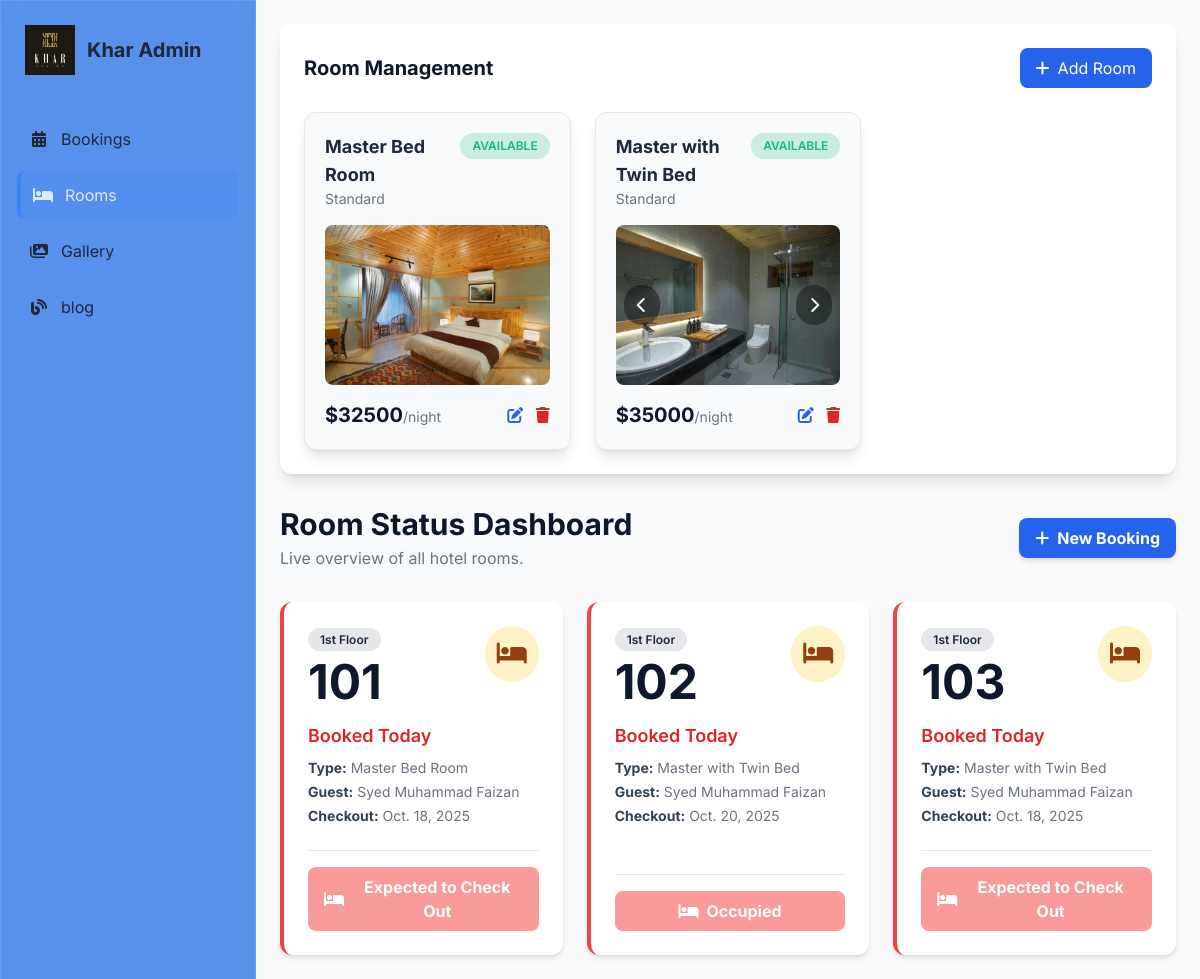
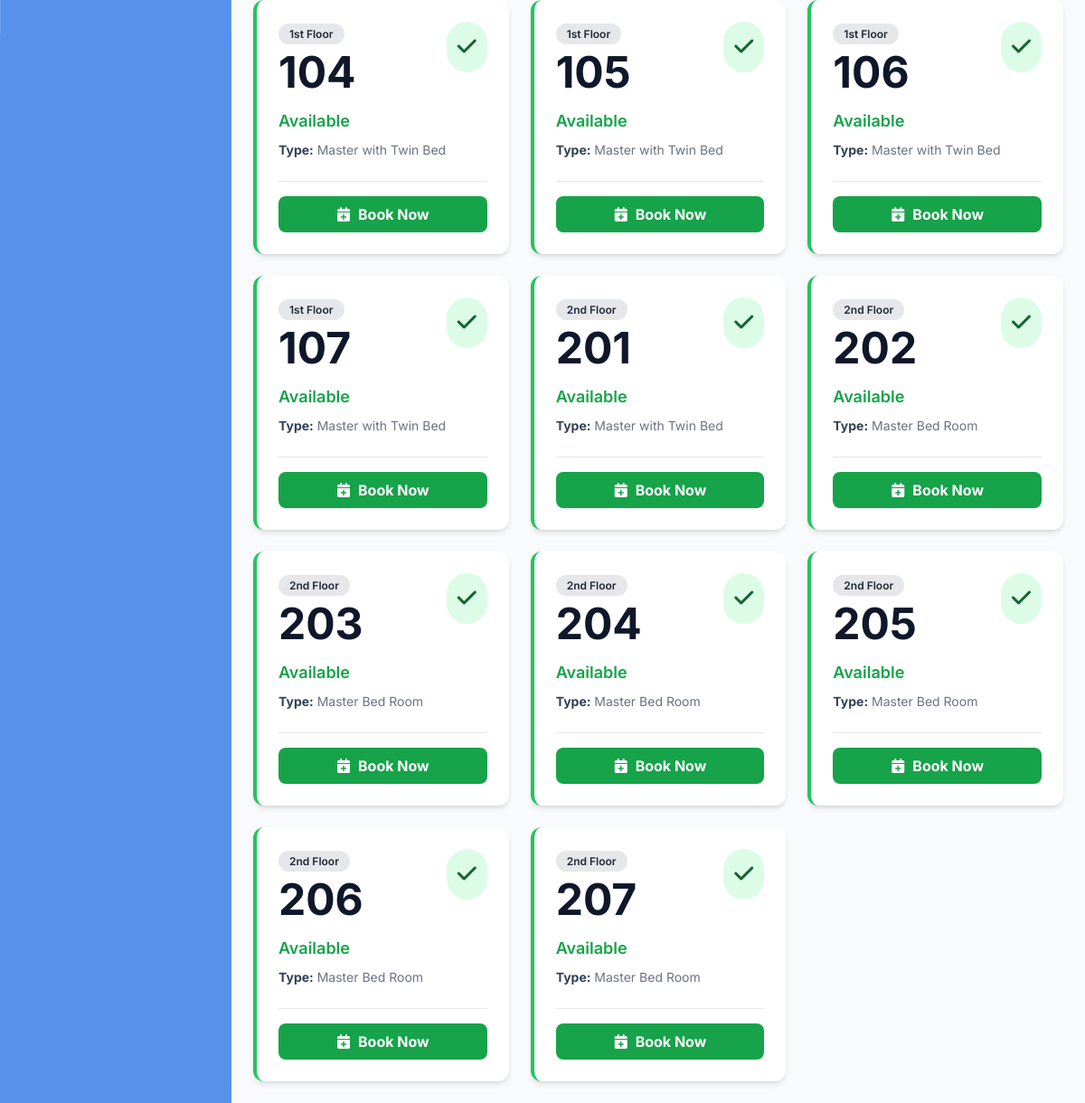
The app's page /kharadmin/rooms/ (signed in) with its own data (2 pictures, top to bottom).
### adminportal/models.py (models this page shows, shortened)
class Room(models.Model):
    title = models.CharField(max_length=100, default="Room Title")
    room_type = models.CharField(max_length=100)
    price = models.DecimalField(max_digits=10, decimal_places=2)
    is_available = models.BooleanField(default=True)
    images = models.ManyToManyField('Images', blank=True)
    description = models.TextField()
    room_no = models.CharField(max_length=10, default="101",)
    def floor(self):
        try:
            floor_number = int(self.room_no) // 100
            if floor_number == 1:
                return "1st Floor"
            elif floor_number == 2:
                return "2nd Floor"
            elif floor_number == 3:
                return "3rd Floor"
            else:
                return f"{floor_number}th Floor"
        except ValueError:
            return None

class Images(models.Model):
    image = models.ImageField(upload_to='room_images/')
    image_number=models.IntegerField(default=0)

class Booking(models.Model):
    name = models.CharField(max_length=100)
    email = models.EmailField(blank=True,null=True)
    phone = models.CharField(max_length=15)
    check_in = models.DateField()
    check_out = models.DateField()
    room = models.ForeignKey(Room, on_delete=models.SET_DEFAULT, blank=True, default=None)
    booked_on = models.DateTimeField(auto_now_add=True)
    booked_by = models.CharField(max_length=100, default="Admin")
    status = models.CharField(max_length=100, default="confirmed",null=True,blank=True)
    def checkedin(self):
        if self.status  == 'Checked In':
            return True
        return False
    def checkedout(self):
        if self.status == 'Checked Out':
            return True
        return False

### adminportal/views.py (the view, shortened to what this page needs)
# urls.py: path('rooms/', views.rooms, name='admin-rooms'),
@login_required
def rooms(request):
    rooms = Room.objects.all()
    room_groups={}
    for room in rooms:
        if room.title not in room_groups:
            room_groups[room.title] = room  # take the first available room for this title
    selected_rooms = list(room_groups.values())[:2]
    actual_rooms=[]
    for room in rooms:
        today = datetime.date.today()
        today_booking = Booking.objects.filter(
            room=room,
            check_in__lte=today,
            check_out__gte=today
        ).first()
        next_booking = None
        if not today_booking:
            next_booking = Booking.objects.filter(
                room=room,
                check_in__gt=today
            ).order_by('check_in').first()
        if today_booking:
            booking_status = 'Booked Today'
            guest_name = today_booking.name
            checkout_date = today_booking.check_out
        elif next_booking:
            booking_status = f'Next Booking'
            guest_name = next_booking.name
            checkin=next_booking.check_in
            checkout_date = next_booking.check_out
        else:
            booking_status = 'Available'
            guest_name = ''
            checkout_date = ''
        willcheckout=False
        if today_booking and today_booking.check_out == today:
            willcheckout = True
        actual_rooms.append({
            'id': room.id,
            'title': room.title,
            'description': room.description,
            'price': room.price,
            'room_type': room.room_type,
            'room_no': room.room_no,
            'status': booking_status,
            'guest_name': guest_name,
            'checkout_date': checkout_date,
            'willcheckout': willcheckout,
            'checkin': checkin if next_booking else '',
            'checkedin': today_booking.checkedin() if today_booking else False,
            'checkedout': today_booking.checkedout() if today_booking else False,
            'floor': room.floor() if room.floor() else '1st Floor'
        })
    return render(request, 'adminportal/rooms.html', {'roomshow': selected_rooms,'selected':'rooms','rooms':actual_rooms})

### adminportal/templates/adminportal/rooms.html (shortened to what this page needs)
<!DOCTYPE html>
<html lang="en">
<head>
    <script src="https://cdn.tailwindcss.com"></script>
    <link rel="stylesheet" href="https://cdnjs.cloudflare.com/ajax/libs/font-awesome/6.5.1/css/all.min.css">
</head>
<body class="bg-gray-50 text-gray-800">
{% extends './base.html' %}
{% block adminbase %}
        <main class="flex-1 p-6">
            <div class="bg-white rounded-xl shadow-lg p-6">
                <div class="flex justify-between items-center mb-6">
                    <h2 class="text-xl font-bold text-slate-900">Room Management</h2>
                    <button type="button" class="bg-blue-600 hover:bg-blue-700 text-white px-4 py-2 rounded-lg flex items-center" data-modal="addRoomModal"><i class="fas fa-plus mr-2"></i> Add Room</button>
                </div>
                <div id="roomsGrid" class="grid grid-cols-1 md:grid-cols-2 lg:grid-cols-3 gap-6">
{% for room in roomshow %}
<div class="room-card bg-gray-50 border rounded-xl p-5 shadow-lg flex flex-col" id="{{ room.id }}">
    <div class="flex justify-between items-start mb-4">
    <div>
        <h3 class="text-lg font-bold text-slate-800">{{ room.title }}</h3>
        <p class="text-gray-500 text-sm">{{ room.room_type }}</p>
    </div>
        <span class="status-badge status-available">Available</span>
    </div>
    <div class="relative room-slider mb-4">
    <div class="w-full h-40 rounded-lg overflow-hidden">
        {% if not room.images.all %}
        <div class="w-full h-full bg-gray-200 flex items-center justify-center">
            <i class="fas fa-image text-gray-400 text-4xl"></i>
        </div>
        {% else %}
        {% for image in room.images.all %}
        <img src="{{ image.image.url }}" alt="{{ room.title }} image"
            class="room-image w-full h-full object-cover transition-opacity duration-300 ease-in-out {% if not forloop.first %}absolute top-0 left-0 opacity-0{% endif %}">
        {% endfor %}
        {% endif %}
    </div>
    {% if room.images.all|length > 1 %}
    <button class="slider-btn slider-prev absolute top-1/2 left-2 transform -translate-y-1/2 bg-black bg-opacity-40 text-white p-2 rounded-full hover:bg-opacity-60 focus:outline-none">
        <i class="fas fa-chevron-left fa-fw"></i>
    </button>
    <button class="slider-btn slider-next absolute top-1/2 right-2 transform -translate-y-1/2 bg-black bg-opacity-40 text-white p-2 rounded-full hover:bg-opacity-60 focus:outline-none">
        <i class="fas fa-chevron-right fa-fw"></i>
    </button>
    {% endif %}
    </div>
    <div class="flex justify-between items-center mt-auto">
    <p class="text-xl font-bold text-slate-900">${{ room.price|floatformat:0 }}<span class="text-sm font-normal text-gray-500">/night</span></p>
    <div>
        <button class="text-blue-600 mr-2" onclick="editRoom({{ room.id }})"><i class="fas fa-edit"></i></button>
        <button class="text-red-600" onclick="deleteRoom({{ room.id }})"><i class="fas fa-trash"></i></button>
    </div>
    </div>
</div>
{% endfor %}
</div>
            </div>
            <header class="flex flex-col md:flex-row justify-between items-start md:items-center my-8">
                <div>
                    <h1 class="text-3xl font-bold text-slate-900">Room Status Dashboard</h1>
                    <p class="text-gray-500 mt-1">Live overview of all hotel rooms.</p>
                </div>
                <button class="mt-4 md:mt-0 bg-blue-600 text-white font-bold py-2 px-4 rounded-lg flex items-center gap-2 hover:bg-blue-700 transition-all duration-300 shadow-md hover:shadow-lg transform hover:-translate-y-0.5">
                    <i class="fas fa-plus"></i>
                    <span>New Booking</span>
                </button>
            </header>
            <div class="grid grid-cols-1 sm:grid-cols-2 lg:grid-cols-3 xl:grid-cols-4 gap-6">
                {% for room in rooms %}
                <article class="
                    bg-white rounded-xl shadow-md p-6
                    hover:-translate-y-1 hover:shadow-lg
                    transition-all duration-300 flex flex-col
                    {% if room.status == 'Available' %} border-l-4 border-green-500
                    {% elif room.status == 'Booked Today' %} border-l-4 border-red-500
                    {% elif room.status == 'Cleaning' %} border-l-4 border-blue-500
                    {% else %} border-l-4 border-amber-500 {% endif %}
                ">
                    <div class="flex-grow">
                        <div class="flex justify-between items-start">
                            <div>
                                <span class="text-xs font-semibold bg-gray-200 text-gray-800 px-3 py-1 rounded-full">{{ room.floor }}</span>
                                <h2 class="text-5xl font-bold text-slate-900 mt-2">{{ room.room_no }}</h2>
                            </div>
                            <div class="text-2xl p-3 rounded-full
                                {% if room.status == 'Available' %} bg-green-100 text-green-800
                                {% elif room.status == 'booked Today' %} bg-red-100 text-red-800
                                {% elif room.status == 'Next Booking' %} bg-yellow-100 text-yellow-800
                                {% elif room.status == 'Maintenance' %} bg-gray-100 text-gray-800
                                {% elif room.status == 'Cleaning' %} bg-blue-100 text-blue-800
                                {% else %} bg-amber-100 text-amber-800 {% endif %}
                            ">
                                {% if room.status == 'Available' %} <i class="fas fa-check"></i>
                                {% elif room.status == 'Booked Today' %} <i class="fas fa-bed"></i>
                                {% elif room.status == 'Cleaning' %} <i class="fas fa-broom"></i>
                                {% elif room.status == 'Next Booking' %} <i class="fas fa-clock"></i>
                                {% elif room.status == 'Maintenance' %} <i class="fas fa-tools"></i>
                                {% else %} <i class="fas fa-wrench"></i> {% endif %}
                            </div>
                        </div>
                        <div class="mt-4">
                            <p class="text-lg font-semibold
                                {% if room.status == 'Available' %} text-green-600
                                {% elif room.status == 'Booked Today' %} text-red-600
                                {% elif room.status == 'Cleaning' %} text-blue-600
                                {% else %} text-amber-600 {% endif %}
                            ">{{ room.status }}</p>
                            <div class="text-sm text-gray-500 mt-2 space-y-1">
                                <p><strong class="text-slate-700">Type:</strong> {{ room.title }}</p>
                                {% if room.status == 'Booked Today' %}
                                    <p><strong class="text-slate-700">Guest:</strong> {{ room.guest_name }}</p>
                                    <p><strong class="text-slate-700">Checkout:</strong> {{ room.checkout_date }}</p>
                                {% endif %}
                            </div>
                        </div>
                    </div>
                    <div class="mt-6 pt-4 border-t border-gray-200">
                        {% if room.status == 'Available' %}
                            <button
                                class="w-full bg-green-600 text-white font-bold py-2 px-4 rounded-lg flex items-center justify-center gap-2 hover:bg-green-700 transition-colors duration-200 book-now-btn"
                                data-modal="bookingModal"
                                data-room-no="{{ room.room_no }}">
                                <i class="fas fa-calendar-plus"></i>
                                <span>Book Now</span>
                            </button>
                        {% elif room.status == 'Booked Today' %}
                            <button class="w-full bg-red-400 text-white font-bold py-2 px-4 rounded-lg flex items-center justify-center gap-2 cursor-not-allowed opacity-70">
                                <i class="fas fa-bed"></i>
                                {% if room.checkedin and room.willcheckout != True %}
                                <span>Checked In</span>
                                {% elif room.willcheckout == True and room.checkedout != True %}
                                <span>
                                    Expected to Check Out
                                </span>
                                {% elif room.checkedout == True %}
                                <span>Checked Out</span>
                                {% else %}
                                <span>Occupied</span>
                                {% endif %}
                            </button>
                        {% else %}
                            <button class="w-full bg-gray-400 text-white font-bold py-2 px-4 rounded-lg flex items-center justify-center gap-2 cursor-not-allowed opacity-70">
                                <i class="fas fa-clock"></i>
                                <span>Unavailable</span>
                            </button>
                        {% endif %}
                    </div>
                </article>
                {% endfor %}
            </div>
        </main>
{% endblock %}

### adminportal/templates/adminportal/base.html (shortened to what this page needs)
<!DOCTYPE html>
<html lang="en">
<head>
    <script src="https://cdn.tailwindcss.com"></script>
    <link rel="stylesheet" href="https://cdnjs.cloudflare.com/ajax/libs/font-awesome/6.4.0/css/all.min.css">
</head>
<body class="bg-dark-400 text-gray-200 min-h-screen">
    <div class="flex min-h-screen">
        <aside class="w-64 glass-effect p-4 flex flex-col">
            <div class="flex items-center space-x-3 mb-8 p-2">
                    <img src="/static/images/logo.jpg" alt="" width="50px">
                <h1 class="text-xl font-bold">Khar Admin</h1>
            </div>
            <nav class="flex-1">
                <ul class="space-y-2">
                 <li><a href="{% url 'admin-home' %}" class="sidebar-item {% if selected == 'bookings' %}active{% endif %} flex items-center space-x-3 p-3 rounded-lg"><i class="fas fa-calendar-alt w-5 text-center"></i><span>Bookings</span></a></li>
                    <li><a href="{% url 'admin-rooms' %}" class="sidebar-item flex {% if selected == 'rooms' %}active{% endif %}  items-center space-x-3 p-3 rounded-lg"><i class="fas fa-bed w-5 text-center"></i><span>Rooms</span></a></li>
                    <li><a href="{% url 'admin-gallery' %}" class="sidebar-item {% if selected == 'gallery' %}active{% endif %} flex items-center space-x-3 p-3 rounded-lg"><i class="fas fa-images w-5 text-center"></i><span>Gallery</span></a></li>
                    <li><a href="{% url 'admin-blog' %}" class="sidebar-item {% if selected == 'blog' %}active{% endif %} flex items-center space-x-3 p-3 rounded-lg"><i class="fas fa-blog w-5 text-center"></i><span>blog</span></a></li>
                </ul>
            </nav>
            <div class="mt-auto pt-4 border-t border-gray-700">
                <div class="flex items-center space-x-3 p-2">
                    <div class="w-10 h-10 rounded-full bg-primary-500 flex items-center justify-center"><span class="font-bold">JD</span></div>
                    <div><p class="font-medium">John Doe</p><p class="text-xs text-gray-400">Administrator</p></div>
                </div>
            </div>
        </aside>
        {% block adminbase %}
        {%  endblock %}
    </body>
</html>

### adminportal/templates/adminportal/rooms.html (style rules this page uses)
body { font-family: 'Inter', sans-serif; }
body { background-color: #f9fafb; color: #1f2937; }
.status-badge { padding: 0.25rem 0.75rem; border-radius: 9999px; font-size: 0.75rem; font-weight: 600; text-transform: uppercase; }
.status-available { background-color: #2f855a; color: white; }

### adminportal/templates/adminportal/base.html (style rules this page uses)
.glass-effect { background: rgba(21, 100, 228, 0.7); backdrop-filter: blur(10px); border: 1px solid rgba(255, 255, 255, 0.1); }
.sidebar-item.active { background: rgba(59, 130, 246, 0.2); border-left: 4px solid #3b82f6; color: #dbeafe; }
.status-badge { padding: 0.25rem 0.75rem; border-radius: 9999px; font-size: 0.75rem; font-weight: 600; }
.status-available { background-color: rgba(16, 185, 129, 0.2); color: #10b981; }

### records on screen
Room: title "Master Bed Room", room_type "Standard", price "32500", room_no "101", title "Master Bed Room"
Images: image (picture)
Room: title "Master with Twin Bed", room_type "Standard", price "35000", room_no "102", title "Master with Twin Bed"
Images: image (picture)
Booking: guest_name "Syed Muhammad Faizan", checkout_date "Oct. 18, 2025"
Booking: guest_name "Syed Muhammad Faizan", checkout_date "Oct. 20, 2025"
Room: room_no "103", title "Master with Twin Bed"
Booking: guest_name "Syed Muhammad Faizan", checkout_date "Oct. 18, 2025"
Room: room_no "104", title "Master with Twin Bed"
Room: room_no "105", title "Master with Twin Bed"
Room: room_no "106", title "Master with Twin Bed"
Room: room_no "107", title "Master with Twin Bed"
Room: room_no "201", title "Master with Twin Bed"
Room: room_no "202", title "Master Bed Room"
Room: room_no "203", title "Master Bed Room"
Room: room_no "204", title "Master Bed Room"
Room: room_no "205", title "Master Bed Room"
Room: room_no "206", title "Master Bed Room"
Room: room_no "207", title "Master Bed Room"

### other values on screen
{{ room.floor }} "1st Floor" "1st Floor" "1st Floor" "1st Floor" "1st Floor" "1st Floor" "1st Floor" "2nd Floor" "2nd Floor" "2nd Floor" "2nd Floor" "2nd Floor" "2nd Floor" "2nd Floor"
{{ room.status }} "Booked Today" "Booked Today" "Booked Today" "Available" "Available" "Available" "Available" "Available" "Available" "Available" "Available" "Available" "Available" "Available"
